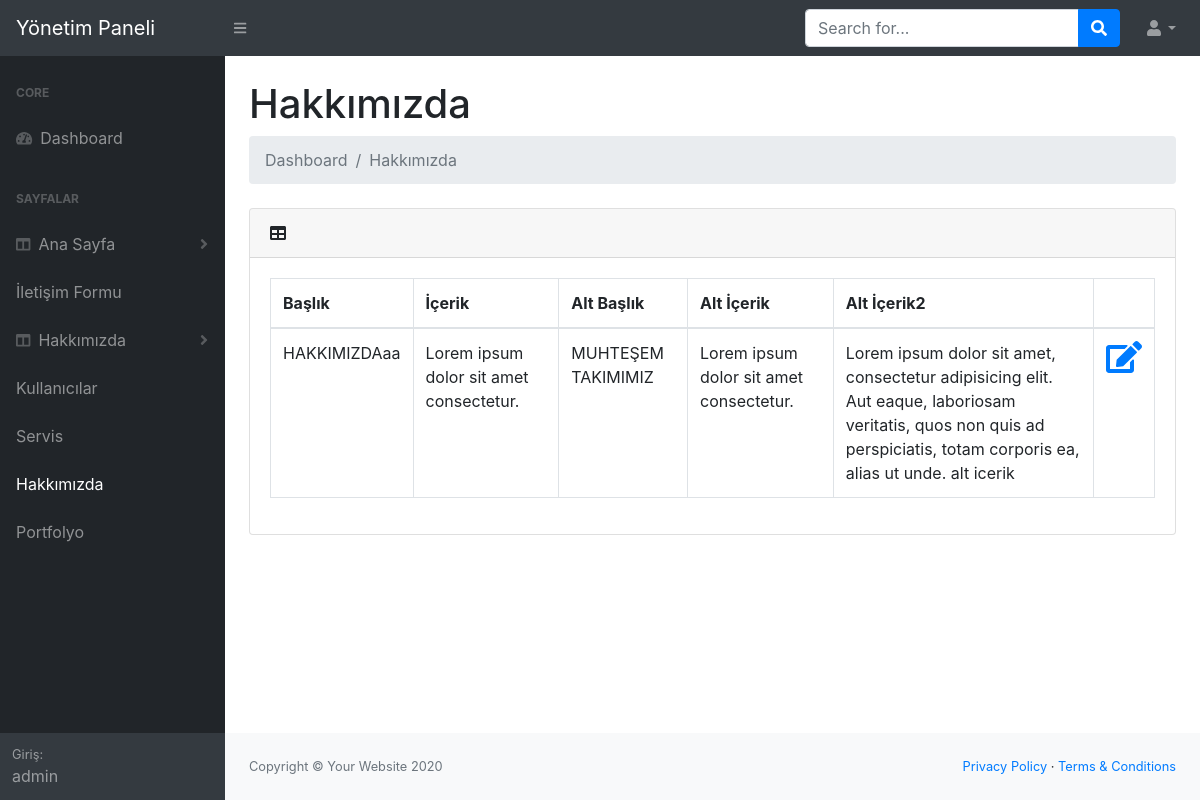
The page /site/site/admin/hakkimizdaa.php (signed in) on the database its author committed.
### tables this page shows
CREATE TABLE `hakkimizda` (
  `id` int(11) NOT NULL,
  `baslik` varchar(250) NOT NULL,
  `icerik` varchar(1000) NOT NULL,
  `altbaslik` varchar(500) NOT NULL,
  `alticerik` varchar(1000) NOT NULL,
  `alticerik2` varchar(2000) NOT NULL
);

### site/site/admin/hakkimizdaa.php (the view)
<?php
include("incadmin/adminhead.php");
$sorgu=$baglanti->prepare("select * from hakkimizda");
$sorgu->execute();
$sonuc=$sorgu->fetch();
?>
                <main>
                    <div class="container-fluid">
                        <h1 class="mt-4">Hakkımızda</h1>
                        <ol class="breadcrumb mb-4">
                            <li class="breadcrumb-item active">Dashboard</li>
                            <li class="breadcrumb-item active">Hakkımızda</li>
                        </ol>
                        <div class="card mb-4">
                            <div class="card-header">
                                <i class="fas fa-table mr-1"></i>
                            </div>
                            <div class="card-body">
                                <div class="table-responsive">
                                    <table class="table table-bordered" id="" width="100%" cellspacing="0">
                                        <thead>
                                            <tr>
                                                <th>Başlık</th>
                                                <th>İçerik</th>
                                                <th>Alt Başlık</th>
                                                <th>Alt İçerik</th>
                                                <th>Alt İçerik2</th>
                                                <th></th>
                                            </tr>
                                        </thead>
                                        <tbody>
                                            <tr>
                                                <td><?php echo $sonuc["baslik"];?></td>
                                                <td><?php echo $sonuc["icerik"];?></td>
                                                <td><?php echo $sonuc["altbaslik"];?></td>
                                                <td><?php echo $sonuc["alticerik"];?></td>
                                                <td><?php echo $sonuc["alticerik2"];?></td>
                                                <td class="text-center"> <a href="hakkimizdaduzenle.php?id=<?php echo $sonuc["id"];?>"><span class="fa fa-edit fa-2x"></span></a></td>
                                            </tr>
                                        </tbody>
                                    </table>
                                </div>
                            </div>
                        </div>
                    </div>
                </main>
                <?php
include("incadmin/adminfooter.php");
?>

### rows shown on the page
hakkimizda: baslik "HAKKIMIZDAaa", icerik "Lorem ipsum dolor sit amet consectetur.", altbaslik "MUHTEŞEM TAKIMIMIZ", alticerik "Lorem ipsum dolor sit amet consectetur.", alticerik2 "Lorem ipsum dolor sit amet, consectetur adipisicing elit. Aut eaque, laboriosam veritatis, quos non quis ad perspiciatis, totam corporis ea, alias ut unde. alt icerik"

### other values the page prints
$_SESSION["kadi"] "admin"
